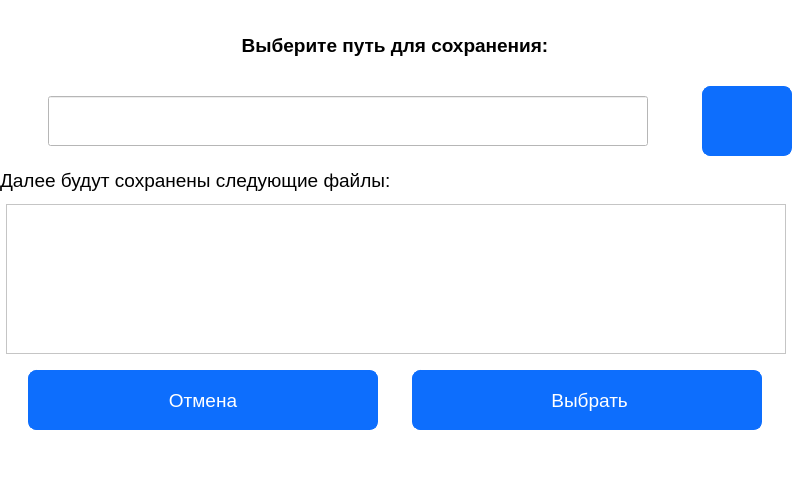
<?xml version="1.0" encoding="UTF-8"?>
<ui version="4.0">
 <class>Form</class>
 <widget class="QWidget" name="Form">
  <property name="geometry">
   <rect>
    <x>0</x>
    <y>0</y>
    <width>800</width>
    <height>480</height>
   </rect>
  </property>
  <property name="minimumSize">
   <size>
    <width>800</width>
    <height>480</height>
   </size>
  </property>
  <property name="maximumSize">
   <size>
    <width>800</width>
    <height>480</height>
   </size>
  </property>
  <property name="windowTitle">
   <string>Выбор пути для сохранения файлов</string>
  </property>
  <property name="styleSheet">
   <string notr="true">QWidget{
	background-color: #fff;
}
QLabel{
 background-color: #fff;
}

QPushButton {
  background-color: #0d6efd;
  color: #fff;
  border-radius: 8px;
  border: 1px solid #0d6efd;
  padding: 5px 15px;
  margin-top: 10px;
  outline: 0px;
}

QPushButton#path_button{

  margin-top: 0px;
}

QPushButton:hover,
QPushButton:focus {
  background-color: #0b5ed7;
  border: 3px solid #9ac3fe;
}
QListWidget
{
font: normal normal 27px &quot;Arial&quot;;
border : 2px solid black;
background-color: #0d6efd;
}

 QListView::item:selected
{
border : 2px solid black;
background : green;
}
</string>
  </property>
  <widget class="QWidget" name="layoutWidget">
   <property name="geometry">
    <rect>
     <x>0</x>
     <y>10</y>
     <width>792</width>
     <height>420</height>
    </rect>
   </property>
   <layout class="QVBoxLayout" name="verticalLayout_3">
    <item>
     <widget class="QLabel" name="label_5">
      <property name="minimumSize">
       <size>
        <width>790</width>
        <height>70</height>
       </size>
      </property>
      <property name="maximumSize">
       <size>
        <width>790</width>
        <height>70</height>
       </size>
      </property>
      <property name="font">
       <font>
        <family>Arial</family>
        <pointsize>14</pointsize>
        <weight>75</weight>
        <bold>true</bold>
       </font>
      </property>
      <property name="text">
       <string>Выберите путь для сохранения:</string>
      </property>
      <property name="alignment">
       <set>Qt::AlignCenter</set>
      </property>
     </widget>
    </item>
    <item>
     <layout class="QHBoxLayout" name="horizontalLayout_3">
      <item alignment="Qt::AlignHCenter|Qt::AlignVCenter">
       <widget class="QLineEdit" name="lineEdit_path_2">
        <property name="enabled">
         <bool>true</bool>
        </property>
        <property name="sizePolicy">
         <sizepolicy hsizetype="Expanding" vsizetype="Fixed">
          <horstretch>0</horstretch>
          <verstretch>0</verstretch>
         </sizepolicy>
        </property>
        <property name="minimumSize">
         <size>
          <width>600</width>
          <height>50</height>
         </size>
        </property>
        <property name="maximumSize">
         <size>
          <width>600</width>
          <height>50</height>
         </size>
        </property>
        <property name="font">
         <font>
          <family>Arial</family>
          <pointsize>14</pointsize>
         </font>
        </property>
        <property name="layoutDirection">
         <enum>Qt::LeftToRight</enum>
        </property>
       </widget>
      </item>
      <item alignment="Qt::AlignVCenter">
       <widget class="QPushButton" name="path_button">
        <property name="sizePolicy">
         <sizepolicy hsizetype="Minimum" vsizetype="Fixed">
          <horstretch>0</horstretch>
          <verstretch>0</verstretch>
         </sizepolicy>
        </property>
        <property name="minimumSize">
         <size>
          <width>90</width>
          <height>70</height>
         </size>
        </property>
        <property name="maximumSize">
         <size>
          <width>90</width>
          <height>70</height>
         </size>
        </property>
        <property name="sizeIncrement">
         <size>
          <width>0</width>
          <height>0</height>
         </size>
        </property>
        <property name="layoutDirection">
         <enum>Qt::LeftToRight</enum>
        </property>
        <property name="text">
         <string/>
        </property>
        <property name="icon">
         <iconset>
          <normaloff>black-folder.svg</normaloff>black-folder.svg</iconset>
        </property>
        <property name="iconSize">
         <size>
          <width>30</width>
          <height>30</height>
         </size>
        </property>
        <property name="checkable">
         <bool>false</bool>
        </property>
        <property name="autoRepeat">
         <bool>false</bool>
        </property>
       </widget>
      </item>
     </layout>
    </item>
    <item>
     <widget class="QLabel" name="label_3">
      <property name="maximumSize">
       <size>
        <width>790</width>
        <height>40</height>
       </size>
      </property>
      <property name="sizeIncrement">
       <size>
        <width>790</width>
        <height>40</height>
       </size>
      </property>
      <property name="font">
       <font>
        <family>Arial</family>
        <pointsize>14</pointsize>
       </font>
      </property>
      <property name="mouseTracking">
       <bool>false</bool>
      </property>
      <property name="tabletTracking">
       <bool>false</bool>
      </property>
      <property name="autoFillBackground">
       <bool>false</bool>
      </property>
      <property name="text">
       <string>Далее будут сохранены следующие файлы:</string>
      </property>
      <property name="scaledContents">
       <bool>false</bool>
      </property>
      <property name="wordWrap">
       <bool>true</bool>
      </property>
     </widget>
    </item>
    <item alignment="Qt::AlignHCenter">
     <widget class="QTextEdit" name="textEdit_path">
      <property name="minimumSize">
       <size>
        <width>780</width>
        <height>150</height>
       </size>
      </property>
      <property name="maximumSize">
       <size>
        <width>780</width>
        <height>150</height>
       </size>
      </property>
      <property name="font">
       <font>
        <family>Arial</family>
        <pointsize>14</pointsize>
       </font>
      </property>
      <property name="readOnly">
       <bool>true</bool>
      </property>
     </widget>
    </item>
    <item>
     <layout class="QHBoxLayout" name="horizontalLayout_4">
      <item>
       <widget class="QPushButton" name="cancel_button_2">
        <property name="minimumSize">
         <size>
          <width>350</width>
          <height>70</height>
         </size>
        </property>
        <property name="maximumSize">
         <size>
          <width>350</width>
          <height>16777215</height>
         </size>
        </property>
        <property name="sizeIncrement">
         <size>
          <width>300</width>
          <height>0</height>
         </size>
        </property>
        <property name="font">
         <font>
          <family>Arial</family>
          <pointsize>14</pointsize>
         </font>
        </property>
        <property name="text">
         <string>Отмена</string>
        </property>
       </widget>
      </item>
      <item>
       <widget class="QPushButton" name="update_button_2">
        <property name="minimumSize">
         <size>
          <width>350</width>
          <height>70</height>
         </size>
        </property>
        <property name="maximumSize">
         <size>
          <width>350</width>
          <height>70</height>
         </size>
        </property>
        <property name="font">
         <font>
          <family>Arial</family>
          <pointsize>14</pointsize>
         </font>
        </property>
        <property name="text">
         <string> Выбрать</string>
        </property>
       </widget>
      </item>
     </layout>
    </item>
   </layout>
  </widget>
 </widget>
 <resources/>
 <connections/>
</ui>
